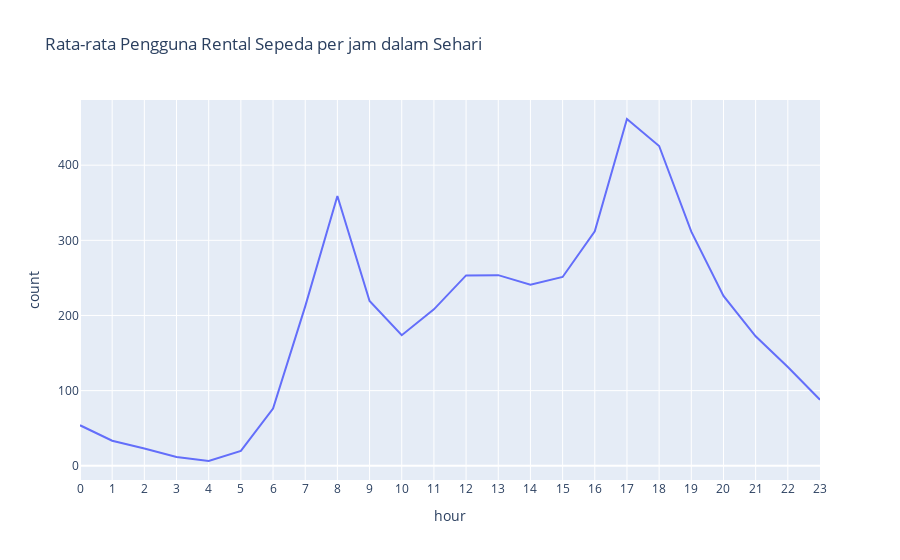

Notebook cell for this chart:
### Code cell
day_of_hour_counts = bike_data.groupby("hour")["count"].mean()

fig = px.line(day_of_hour_counts, x=day_of_hour_counts.index, y="count", title="Rata-rata Pengguna Rental Sepeda per jam dalam Sehari")

# Tambahkan hover text dengan jumlah pengguna
fig.update_traces(hovertemplate="Jumlah pengguna: %{y}")

# Atur label sumbu x
fig.update_xaxes(tickvals=np.arange(0, 25), ticktext=[str(i) for i in range(0, 25)])

# Tampilkan grafik
fig.show()

### Figure 1 — Plotly figure (JSON) as saved in the notebook; plotly's stock layout.template omitted (floating-point values rounded to 4 significant figures)
{"data": [{"hovertemplate": "Jumlah pengguna: %{y}", "legendgroup": "", "line": {"color": "#636efa", "dash": "solid"}, "marker": {"symbol": "circle"}, "mode": "lines", "name": "", "orientation": "v", "showlegend": false, "type": "scatter", "x": [0, 1, 2, 3, 4, 5, 6, 7, 8, 9, 10, 11, 12, 13, 14, 15, 16, 17, 18, 19, 20, 21, 22, 23], "xaxis": "x", "y": [53.9, 33.38, 22.87, 11.73, 6.353, 19.89, 76.04, 212.1, 359.0, 219.3, 173.7, 208.1, 253.3, 253.7, 240.9, 251.2, 312.0, 461.5, 425.5, 311.5, 226.0, 172.3, 131.3, 87.83], "yaxis": "y"}], "layout": {"legend": {"tracegroupgap": 0}, "title": {"text": "Rata-rata Pengguna Rental Sepeda per jam dalam Sehari"}, "xaxis": {"anchor": "y", "domain": [0, 1], "ticktext": ["0", "1", "2", "3", "4", "5", "6", "7", "8", "9", "10", "11", "12", "13", "14", "15", "16", "17", "18", "19", "20", "21", "22", "23", "24"], "tickvals": [0, 1, 2, 3, 4, 5, 6, 7, 8, 9, 10, 11, 12, 13, 14, 15, 16, 17, 18, 19, 20, 21, 22, 23, 24], "title": {"text": "hour"}}, "yaxis": {"anchor": "x", "domain": [0, 1], "title": {"text": "count"}}}}
